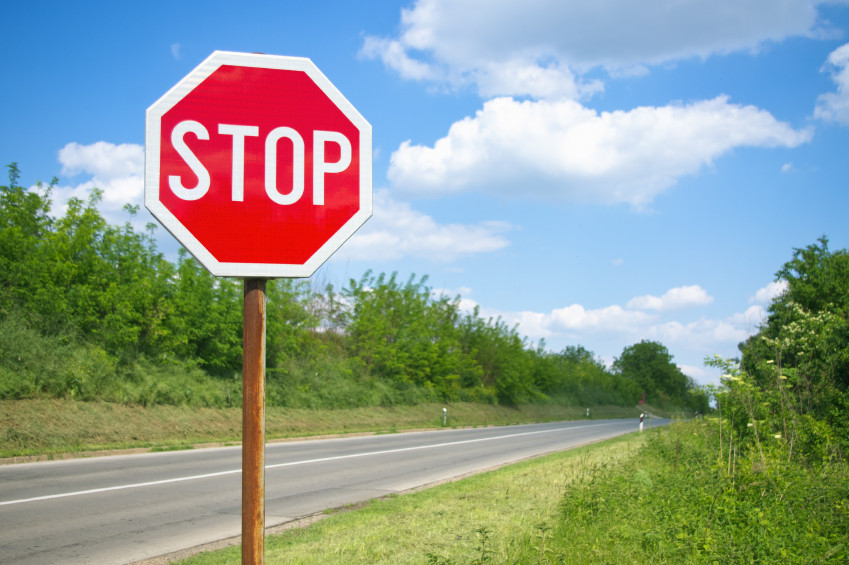
#> input picture stopSignRaw.jpg, 849 x 565 px; its folder holds only this picture in this run
$ python -i HighlightStopSign.py   (imports and definitions only)
#> lines starting #> are read from the running program, lines starting #| are printed output that depends on the picture; after the words box and inside, x2 and y2 are one past the last pixel; in counts of white or black regions, pixels touching at a corner belong together
#> further down, picture is the input picture: shape (565, 849, 3); mean B, G, R 146.9, 155.5, 141.5
import cv2
import numpy as np
from matplotlib import pyplot as plt
import os

def highlightStopSign(image):
    gray = cv2.cvtColor(image, cv2.COLOR_BGR2GRAY)
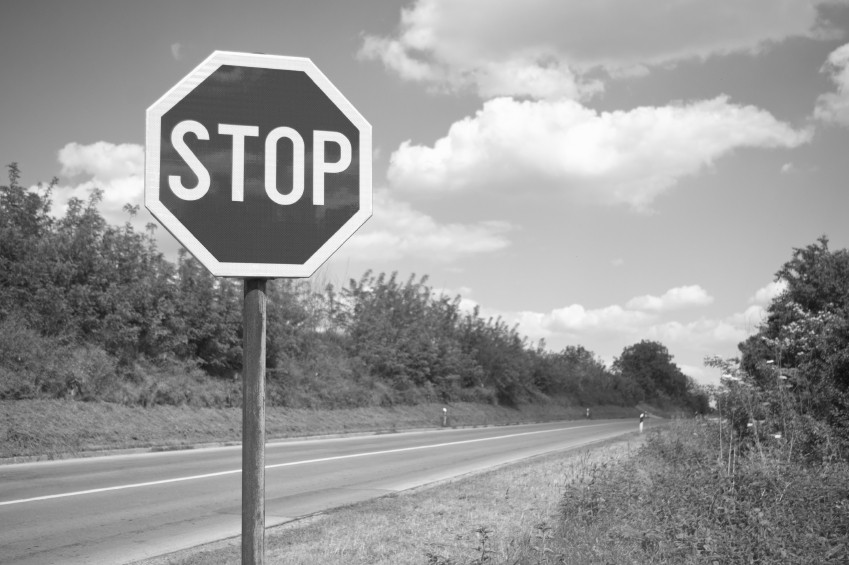
#> gray: shape (565, 849); min 11, max 255, mean 150.3

    # Find contours
    _, thresh = cv2.threshold(gray, 127, 255, cv2.THRESH_BINARY)
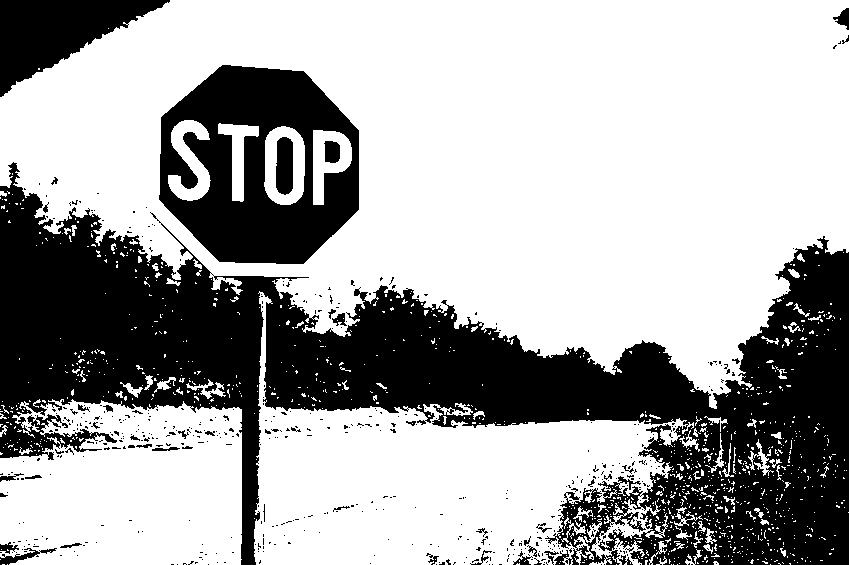
#> thresh: shape (565, 849); 65.6% white; 537 black regions (494 under 20 px)
    contours, hierarchy = cv2.findContours(thresh, cv2.RETR_EXTERNAL, cv2.CHAIN_APPROX_SIMPLE)
#> contours = 1052 contours, 1012 with area under 20; largest, box (x1, y1, x2, y2) and area: (0, 0, 849, 409) 243865, (254, 291, 694, 565) 53846, (0, 399, 242, 565) 34511, (186, 379, 226, 399) 172, (748, 439, 774, 476) 160

    # Draw contours
    for contour in contours:
        epsilon = 0.04 * cv2.arcLength(contour, True)  # Approximation tolerance
        approx = cv2.approxPolyDP(contour, epsilon, True)

        x, y, w, h = cv2.boundingRect(contour)
        aspect_ratio = w / float(h)

        if cv2.contourArea(contour) > 50:  # Filter by area
            if len(approx) == 8:
                #it is likely an 8 sided polygon
                if 0.5 < aspect_ratio < 2:  # assuming the object should have a certain aspect ratio range
                    # Highlight the object
                    cv2.drawContours(image, [contour], -1, (0, 255, 0), 2)

        perimeter = cv2.arcLength(contour, True)
        area = cv2.contourArea(contour)
#> this loop made 1052 passes
#> (epsilon, x, y, w, h, aspect_ratio, perimeter, area) on passes 1 to 3: (0, 770, 564, 1, 1, 1, 0, 0), (0, 677, 564, 1, 1, 1, 0, 0), (0, 673, 564, 1, 1, 1, 0, 0)

    # Display the result
    cv2.imshow('Image', image)
    cv2.waitKey(0)
    cv2.destroyAllWindows()
    return image


inputDirectoryName = "outputImages"
outputDirectoryName = "highlightedImages"

directory = os.fsencode(inputDirectoryName)
# [5 lines not run here, left out]

>>> import cv2
>>> picture = cv2.imread('stopSignRaw.jpg')
>>> result = highlightStopSign(picture)
